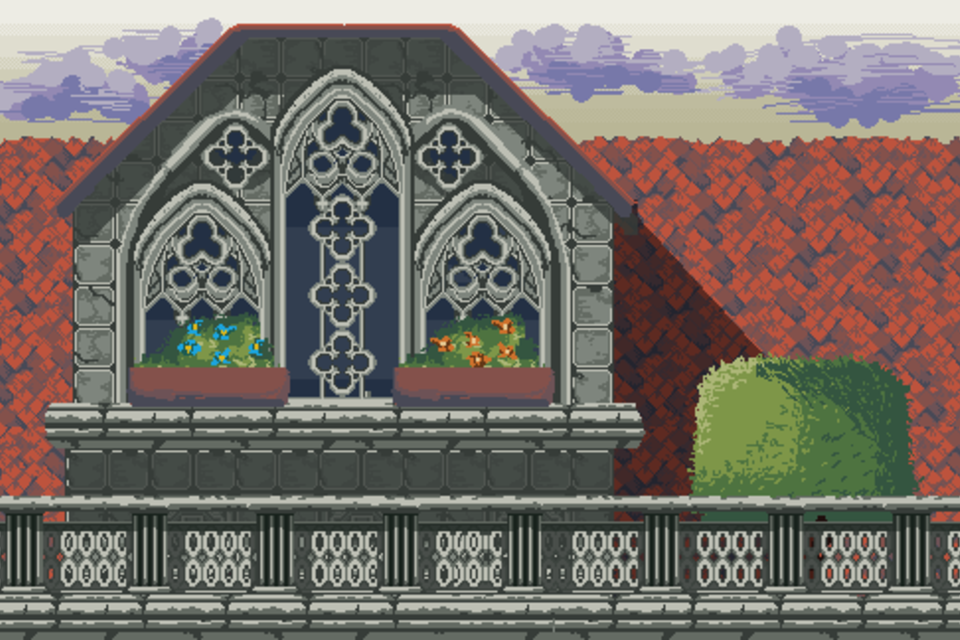

Tiled map render using the project's own tile images. Description and the whole map definition, tile-layer contents included, below:
An orthogonal 30x20 tile map with 32x32 px tiles, 1 tile layer (Camada de Blocos 1).

<map version="1.10" tiledversion="1.11.2" orientation="orthogonal" renderorder="right-down" width="30" height="20" tilewidth="32" tileheight="32" infinite="0" nextlayerid="2" nextobjectid="1">
 <tileset firstgid="1" name="Paladino_World3" tilewidth="32" tileheight="32" tilecount="700" columns="35">
  <image source="Paladino_World3.png" width="1138" height="640" />
 </tileset>
 <layer id="1" name="Camada de Blocos 1" width="30" height="20">
  <data encoding="csv">
2,3,4,5,6,7,8,9,10,11,12,13,14,15,16,17,18,19,20,21,22,23,24,25,26,27,28,29,30,31,
37,38,39,40,41,42,43,44,45,46,47,48,49,50,51,52,53,54,55,56,57,58,59,60,61,62,63,64,65,66,
72,73,74,75,76,77,78,79,80,81,82,83,84,85,86,87,88,89,90,91,92,93,94,95,96,97,98,99,100,101,
107,108,109,110,111,112,113,114,115,116,117,118,119,120,121,122,123,124,125,126,127,128,129,130,131,132,133,134,135,136,
142,143,144,145,146,147,148,149,150,151,152,153,154,155,156,157,158,159,160,161,162,163,164,165,166,167,168,169,170,171,
177,178,179,180,181,182,183,184,185,186,187,188,189,190,191,192,193,194,195,196,197,198,199,200,201,202,203,204,205,206,
212,213,214,215,216,217,218,219,220,221,222,223,224,225,226,227,228,229,230,231,232,233,234,235,236,237,238,239,240,241,
247,248,249,250,251,252,253,254,255,256,257,258,259,260,261,262,263,264,265,266,267,268,269,270,271,272,273,274,275,276,
282,283,284,285,286,287,288,289,290,291,292,293,294,295,296,297,298,299,300,301,302,303,304,305,306,307,308,309,310,311,
317,318,319,320,321,322,323,324,325,326,327,328,329,330,331,332,333,334,335,336,337,338,339,340,341,342,343,344,345,346,
352,353,354,355,356,357,358,359,360,361,362,363,364,365,366,367,368,369,370,371,372,373,374,375,376,377,378,379,380,381,
387,388,389,390,391,392,393,394,395,396,397,398,399,400,401,402,403,404,405,406,407,408,409,410,411,412,413,414,415,416,
422,423,424,425,426,427,428,429,430,431,432,433,434,435,436,437,438,439,440,441,442,443,444,445,446,447,448,449,450,451,
457,458,459,460,461,462,463,464,465,466,467,468,469,470,471,472,473,474,475,476,477,478,479,480,481,482,483,484,485,486,
492,493,494,495,496,497,498,499,500,501,502,503,504,505,506,507,508,509,510,511,512,513,514,515,516,517,518,519,520,521,
527,528,529,530,531,532,533,534,535,536,537,538,539,540,541,542,543,544,545,546,547,548,549,550,551,552,553,554,555,556,
562,563,564,565,566,567,568,569,570,571,572,573,574,575,576,577,578,579,580,581,582,583,584,585,586,587,588,589,590,591,
597,598,599,600,601,602,603,604,605,606,607,608,609,610,611,612,613,614,615,616,617,618,619,620,621,622,623,624,625,626,
632,633,634,635,636,637,638,639,640,641,642,643,644,645,646,647,648,649,650,651,652,653,654,655,656,657,658,659,660,661,
667,668,669,670,671,672,673,674,675,676,677,678,679,680,681,682,683,684,685,686,687,688,689,690,691,692,693,694,695,696
</data>
 </layer>
</map>
